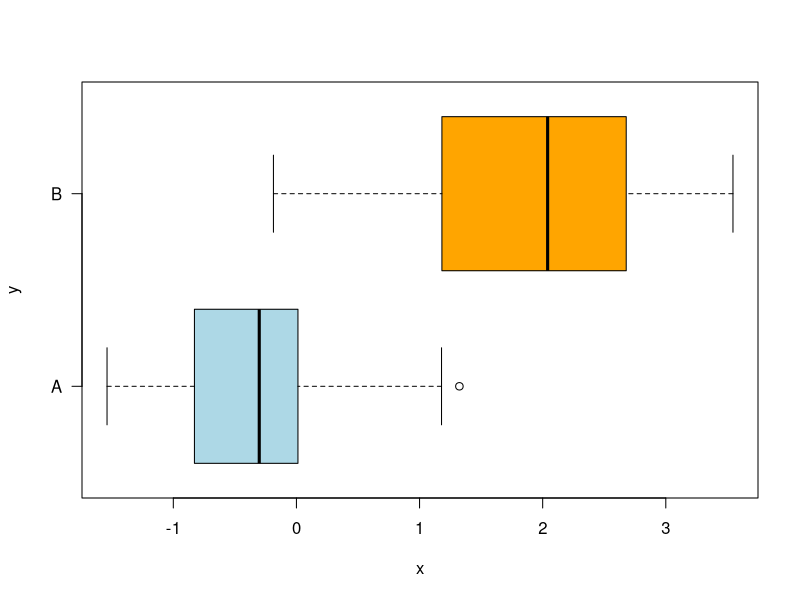
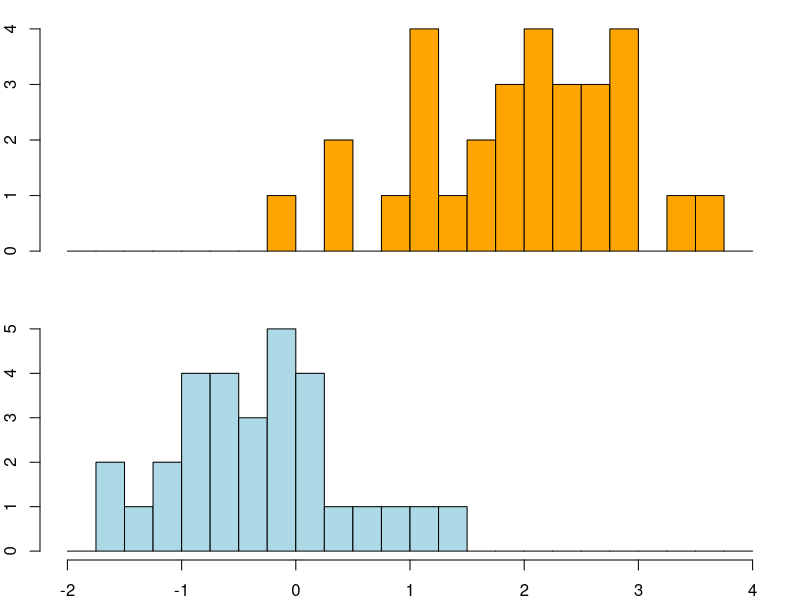

The R source for these figures, in order:
## ---- chunk 1
# From Harvard data science class (see references at the end of this notebook)

set.seed(11)

# Our measuring variable is continuous, numeric
x <- c(rnorm(30),rnorm(30,mean=2))

# Our outcome is categorical
y <- rep(c("A","B"),each=30)

## ---- chunk 2
# From Harvard data science class (see references)
boxplot(x~y,col=c("lightblue","orange"), horizontal=T,las=1)
oldpar <- par(mfrow=c(2,1),mar=c(2,2,1,1))
breaks <- seq(-2,4,by=0.25)
hist(x[y=="B"],breaks=breaks,col='orange',main="", xaxt='n')
hist(x[y=="A"],breaks=breaks,col='lightblue',main="")
par(oldpar)
